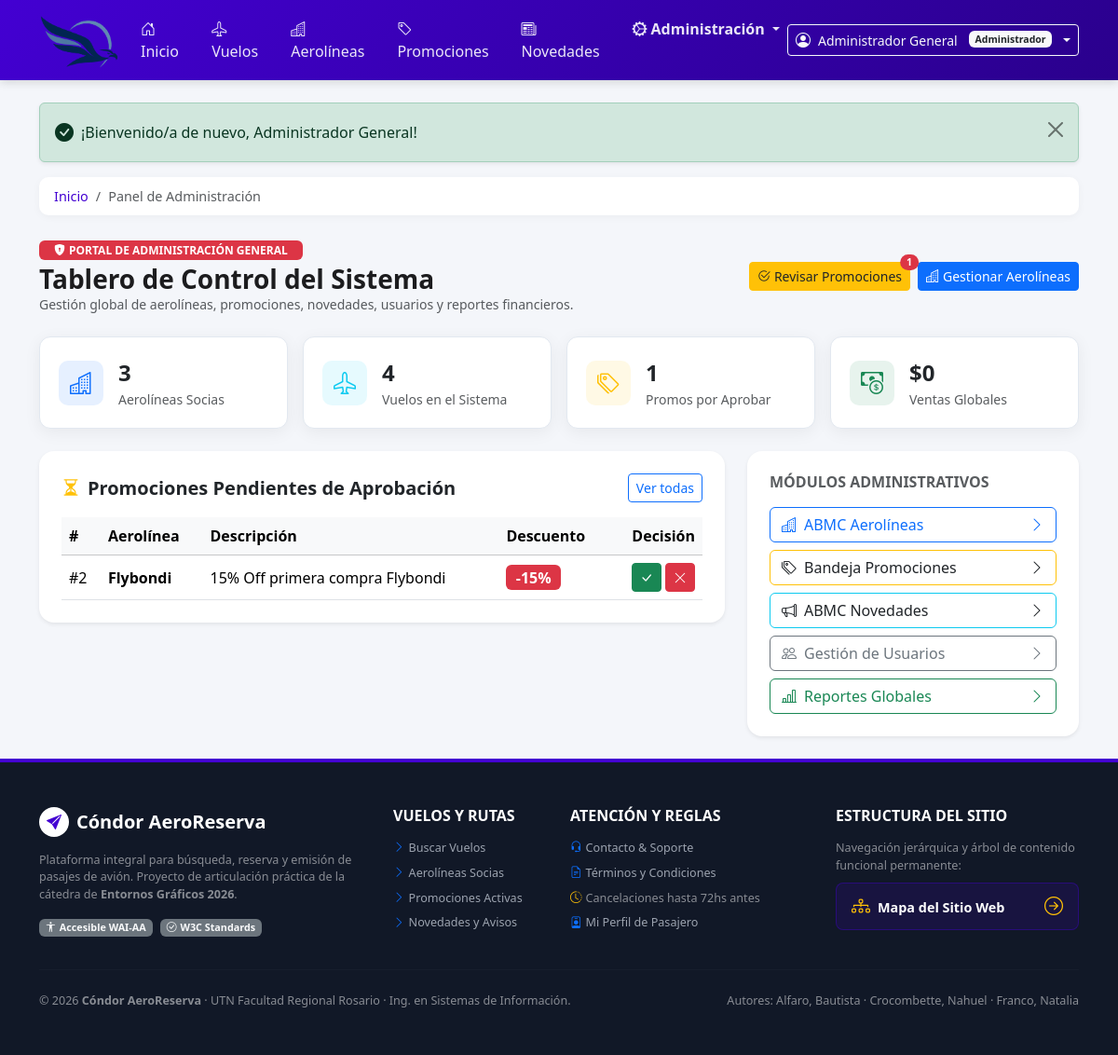
Page /index.php?pagina=admin_panel (signed in) on the committed database.
### tables this page shows
CREATE TABLE IF NOT EXISTS aerolineas (
    codAerolinea INT AUTO_INCREMENT PRIMARY KEY,
    nombreAerolinea VARCHAR(100) NOT NULL,
    codigoIATA VARCHAR(3) NOT NULL UNIQUE,
    descripcionAerolinea VARCHAR(200) DEFAULT NULL,
    codPais VARCHAR(3) NOT NULL,
    codUsuarioCeo INT DEFAULT NULL,
    CONSTRAINT fk_aerolinea_ceo FOREIGN KEY (codUsuarioCeo) REFERENCES usuarios(codUsuario) ON DELETE SET NULL
);

CREATE TABLE IF NOT EXISTS promociones (
    codPromocion INT AUTO_INCREMENT PRIMARY KEY,
    descripcionPromocion VARCHAR(200) NOT NULL,
    descuentoPromocion DECIMAL(5,2) NOT NULL,  
    codAerolinea INT NOT NULL,
    estadoPromocion ENUM('pendiente', 'aprobada', 'denegada') NOT NULL DEFAULT 'pendiente',
    fechaInicio DATE DEFAULT NULL,
    fechaFin DATE DEFAULT NULL,
    CONSTRAINT fk_promocion_aerolinea FOREIGN KEY (codAerolinea) REFERENCES aerolineas(codAerolinea) ON DELETE CASCADE
);

### public/index.php (called while the page is built, shortened)
<?php
require_once __DIR__ . '/../app/helpers/datos.php';
$pagina = $_GET['pagina'] ?? 'inicio';
$vistasDisponibles = [
    'inicio'             => __DIR__ . '/../app/views/inicio.php',
    'vuelos'             => __DIR__ . '/../app/views/vuelos.php',
    'vuelo_detalle'      => __DIR__ . '/../app/views/vuelo_detalle.php',
    'reservar'           => __DIR__ . '/../app/views/reservar.php',
    'reservas'           => __DIR__ . '/../app/views/reservas.php',
    'reserva_detalle'    => __DIR__ . '/../app/views/reserva_detalle.php',
    'historial'          => __DIR__ . '/../app/views/historial.php',
    'aerolineas'         => __DIR__ . '/../app/views/aerolineas.php',
    'aerolinea_detalle'  => __DIR__ . '/../app/views/aerolinea_detalle.php',
    'promociones'        => __DIR__ . '/../app/views/promociones.php',
    'novedades'          => __DIR__ . '/../app/views/novedades.php',
    'mapa_sitio'         => __DIR__ . '/../app/views/mapa_sitio.php',
    'mapa'               => __DIR__ . '/../app/views/mapa_sitio.php',
    '404'                => __DIR__ . '/../app/views/404.php',
    'contacto'           => __DIR__ . '/../app/views/contacto.php',
    'terminos'           => __DIR__ . '/../app/views/terminos.php',
    'login'              => __DIR__ . '/../app/views/login.php',
    'registro'           => __DIR__ . '/../app/views/registro.php',
    'recuperar_clave'    => __DIR__ . '/../app/views/recuperar_clave.php',
    'perfil'             => __DIR__ . '/../app/views/perfil.php',
    'ceo_panel'          => __DIR__ . '/../app/views/ceo/panel.php',
    'ceo_vuelos'         => __DIR__ . '/../app/views/ceo/vuelos.php',
    'ceo_promociones'    => __DIR__ . '/../app/views/ceo/promociones.php',
    'ceo_reportes'       => __DIR__ . '/../app/views/ceo/reportes.php',
    'admin_panel'        => __DIR__ . '/../app/views/admin/panel.php',
    'admin_aerolineas'   => __DIR__ . '/../app/views/admin/aerolineas.php',
    'admin_promociones'  => __DIR__ . '/../app/views/admin/promociones.php',
    'admin_novedades'    => __DIR__ . '/../app/views/admin/novedades.php',
    'admin_usuarios'     => __DIR__ . '/../app/views/admin/usuarios.php',
    'admin_reportes'     => __DIR__ . '/../app/views/admin/reportes.php',
];
if (!array_key_exists($pagina, $vistasDisponibles)) {
    http_response_code(404);
    $vistaArchivo = $vistasDisponibles['404'];
} else {
    $vistaArchivo = $vistasDisponibles[$pagina];
}
require __DIR__ . '/../app/views/layouts/header.php';
require $vistaArchivo;
require __DIR__ . '/../app/views/layouts/footer.php';

### app/helpers/datos.php (called while the page is built, shortened)
<?php
function obtenerAerolineas(): array
{
    try {
        $db = Database::getConnection();
        $sql = "SELECT a.*, u.nombreUsuario AS nombreCeo, u.emailUsuario AS emailCeo,
                       (SELECT COUNT(*) FROM vuelos v WHERE v.codAerolinea = a.codAerolinea) AS totalVuelos,
                       (SELECT MIN(precioVuelo) FROM vuelos v WHERE v.codAerolinea = a.codAerolinea) AS precioMinimo
                FROM aerolineas a
                LEFT JOIN usuarios u ON a.codUsuarioCeo = u.codUsuario
                ORDER BY a.nombreAerolinea ASC";
        return $db->query($sql)->fetchAll();
    } catch (Throwable $e) {
        error_log("Error al obtener aerolíneas: " . $e->getMessage());
        return [];
    }
}
function obtenerTodasPromociones(): array
{
    try {
        $db = Database::getConnection();
        $sql = "SELECT p.*, a.nombreAerolinea, a.codigoIATA
                FROM promociones p
                INNER JOIN aerolineas a ON p.codAerolinea = a.codAerolinea
                ORDER BY p.codPromocion DESC";
        return $db->query($sql)->fetchAll();
    } catch (Throwable $e) {
        error_log("Error al obtener todas las promociones: " . $e->getMessage());
        return [];
    }
}
function obtenerMetricasAdmin(): array
{
    try {
        $db = Database::getConnection();
        $totalAerolineas = (int) $db->query("SELECT COUNT(*) FROM aerolineas")->fetchColumn();
        $totalVuelos = (int) $db->query("SELECT COUNT(*) FROM vuelos")->fetchColumn();
        $totalUsuarios = (int) $db->query("SELECT COUNT(*) FROM usuarios")->fetchColumn();
        $promosPendientes = (int) $db->query("SELECT COUNT(*) FROM promociones WHERE estadoPromocion = 'pendiente'")->fetchColumn();
        $ventas = $db->query("SELECT COUNT(*) AS cant, COALESCE(SUM(precioFinal), 0) AS total FROM reservas WHERE estadoReserva = 'confirmada'")->fetch();
        return [
            'totalAerolineas'   => $totalAerolineas,
            'totalVuelos'       => $totalVuelos,
            'totalUsuarios'     => $totalUsuarios,
            'promosPendientes'  => $promosPendientes,
            'ventasConfirmadas' => (int) ($ventas['cant'] ?? 0),
            'totalRecaudado'    => (float) ($ventas['total'] ?? 0),
        ];
    } catch (Throwable $e) {
        error_log("Error al obtener métricas Admin: " . $e->getMessage());
        return [
            'totalAerolineas'   => 0,
            'totalVuelos'       => 0,
            'totalUsuarios'     => 0,
            'promosPendientes'  => 0,
            'ventasConfirmadas' => 0,
            'totalRecaudado'    => 0.0,
        ];
    }
}

### app/views/admin/panel.php (the view, shortened to what this page needs)
<?php
require_once __DIR__ . '/../../helpers/datos.php';
$metricas = obtenerMetricasAdmin();
$promociones = obtenerTodasPromociones();
$promosPendientes = array_filter($promociones, fn($p) => $p['estadoPromocion'] === 'pendiente');
$aerolineas = obtenerAerolineas();
?>
<nav class="breadcrumb-condor" aria-label="Ruta de navegación">
    <ol class="breadcrumb mb-0">
        <li class="breadcrumb-item"><a href="index.php">Inicio</a></li>
        <li class="breadcrumb-item active" aria-current="page">Panel de Administración</li>
    </ol>
</nav>
<div class="d-flex flex-column flex-md-row justify-content-between align-items-md-center gap-2 mb-4">
    <div>
        <span class="badge bg-danger text-uppercase px-3 py-1 mb-1">
            <i class="bi bi-shield-lock-fill me-1"></i>Portal de Administración General
        </span>
        <h1 class="h3 fw-bold mb-0">Tablero de Control del Sistema</h1>
        <p class="text-muted small mb-0">Gestión global de aerolíneas, promociones, novedades, usuarios y reportes financieros.</p>
    </div>
    <div class="d-flex gap-2">
        <a href="index.php?pagina=admin_promociones" class="btn btn-warning btn-sm text-dark position-relative">
            <i class="bi bi-check2-circle me-1"></i>Revisar Promociones
            <?php if ($metricas['promosPendientes'] > 0): ?>
                <span class="position-absolute top-0 start-100 translate-middle badge rounded-pill bg-danger">
                    <?= $metricas['promosPendientes'] ?>
                </span>
            <?php endif; ?>
        </a>
        <a href="index.php?pagina=admin_aerolineas" class="btn btn-primary btn-sm">
            <i class="bi bi-buildings me-1"></i>Gestionar Aerolíneas
        </a>
    </div>
</div>
<div class="row g-3 mb-4">
    <div class="col-sm-6 col-lg-3">
        <div class="panel-kpi-card">
            <div class="panel-kpi-icon bg-primary bg-opacity-10 text-primary">
                <i class="bi bi-buildings"></i>
            </div>
            <div>
                <div class="fs-4 fw-bold text-dark"><?= $metricas['totalAerolineas'] ?></div>
                <div class="small text-muted">Aerolíneas Socias</div>
            </div>
        </div>
    </div>
    <div class="col-sm-6 col-lg-3">
        <div class="panel-kpi-card">
            <div class="panel-kpi-icon bg-info bg-opacity-10 text-info">
                <i class="bi bi-airplane"></i>
            </div>
            <div>
                <div class="fs-4 fw-bold text-dark"><?= $metricas['totalVuelos'] ?></div>
                <div class="small text-muted">Vuelos en el Sistema</div>
            </div>
        </div>
    </div>
    <div class="col-sm-6 col-lg-3">
        <div class="panel-kpi-card">
            <div class="panel-kpi-icon bg-warning bg-opacity-10 text-warning">
                <i class="bi bi-tags"></i>
            </div>
            <div>
                <div class="fs-4 fw-bold text-dark"><?= $metricas['promosPendientes'] ?></div>
                <div class="small text-muted">Promos por Aprobar</div>
            </div>
        </div>
    </div>
    <div class="col-sm-6 col-lg-3">
        <div class="panel-kpi-card">
            <div class="panel-kpi-icon bg-success bg-opacity-10 text-success">
                <i class="bi bi-cash-coin"></i>
            </div>
            <div>
                <div class="fs-4 fw-bold text-dark">$<?= number_format((float)$metricas['totalRecaudado'], 0, ',', '.') ?></div>
                <div class="small text-muted">Ventas Globales</div>
            </div>
        </div>
    </div>
</div>
<div class="row g-4">
    <div class="col-lg-8">
        <div class="card shadow-sm border-0 rounded-4 p-4 bg-white mb-4">
            <div class="d-flex justify-content-between align-items-center mb-3">
                <h2 class="h5 fw-bold mb-0">
                    <i class="bi bi-hourglass-split text-warning me-2"></i>Promociones Pendientes de Aprobación
                </h2>
                <a href="index.php?pagina=admin_promociones" class="btn btn-outline-primary btn-sm">Ver todas</a>
            </div>
            <?php if (!empty($promosPendientes)): ?>
                <div class="table-responsive">
                    <table class="table table-hover align-middle mb-0">
                        <thead class="table-light">
                            <tr>
                                <th scope="col">#</th>
                                <th scope="col">Aerolínea</th>
                                <th scope="col">Descripción</th>
                                <th scope="col">Descuento</th>
                                <th scope="col" class="text-end">Decisión</th>
                            </tr>
                        </thead>
                        <tbody>
                            <?php foreach ($promosPendientes as $p): ?>
                                <tr>
                                    <td>#<?= $p['codPromocion'] ?></td>
                                    <td><strong><?= htmlspecialchars($p['nombreAerolinea']) ?></strong></td>
                                    <td><?= htmlspecialchars($p['descripcionPromocion']) ?></td>
                                    <td><span class="badge bg-danger fs-6">-<?= (int)$p['descuentoPromocion'] ?>%</span></td>
                                    <td class="text-end">
                                        <form method="post" action="index.php" class="d-inline">
                                            <button type="submit" class="btn btn-sm btn-success" title="Aprobar"><i class="bi bi-check-lg"></i></button>
                                        </form>
                                        <form method="post" action="index.php" class="d-inline">
                                            <button type="submit" class="btn btn-sm btn-danger" title="Denegar"><i class="bi bi-x-lg"></i></button>
                                        </form>
                                    </td>
                                </tr>
                            <?php endforeach; ?>
                        </tbody>
                    </table>
                </div>
            <?php endif; ?>
        </div>
    </div>
    <div class="col-lg-4">
        <div class="card shadow-sm border-0 rounded-4 p-4 bg-white">
            <h2 class="h6 fw-bold mb-3 text-uppercase text-muted">Módulos Administrativos</h2>
            <div class="d-grid gap-2">
                <a href="index.php?pagina=admin_aerolineas" class="btn btn-outline-primary text-start d-flex justify-content-between align-items-center">
                    <span><i class="bi bi-buildings me-2"></i>ABMC Aerolíneas</span>
                    <i class="bi bi-chevron-right"></i>
                </a>
                <a href="index.php?pagina=admin_promociones" class="btn btn-outline-warning text-dark text-start d-flex justify-content-between align-items-center">
                    <span><i class="bi bi-tags me-2"></i>Bandeja Promociones</span>
                    <i class="bi bi-chevron-right"></i>
                </a>
                <a href="index.php?pagina=admin_novedades" class="btn btn-outline-info text-dark text-start d-flex justify-content-between align-items-center">
                    <span><i class="bi bi-megaphone me-2"></i>ABMC Novedades</span>
                    <i class="bi bi-chevron-right"></i>
                </a>
                <a href="index.php?pagina=admin_usuarios" class="btn btn-outline-secondary text-start d-flex justify-content-between align-items-center">
                    <span><i class="bi bi-people me-2"></i>Gestión de Usuarios</span>
                    <i class="bi bi-chevron-right"></i>
                </a>
                <a href="index.php?pagina=admin_reportes" class="btn btn-outline-success text-start d-flex justify-content-between align-items-center">
                    <span><i class="bi bi-bar-chart-line me-2"></i>Reportes Globales</span>
                    <i class="bi bi-chevron-right"></i>
                </a>
            </div>
        </div>
    </div>
</div>

### public/assets/css/estilos.css (style rules this page uses)
:root { --color-primario: #4300d2; --color-primario-oscuro: #2a008c; --color-acento: #fa503f; --color-acento-hover: #e03827; --color-fondo: #f4f6fa; --color-texto: #1c1c1e; --color-texto-muted: #6c757d; --borde-suave: #e2e8f0; --sombra-card: 0 4px 18px rgba(0, 0, 0, 0.06); --sombra-hover: 0 8px 26px rgba(67, 0, 210, 0.12); }
body { background-color: var(--color-fondo); color: var(--color-texto); font-family: system-ui, "Segoe UI", Roboto, "Helvetica Neue", Arial, sans-serif; min-height: 100vh; display: flex; flex-direction: column; }
.breadcrumb-condor { background: #fff; padding: 0.6rem 1rem; border-radius: 10px; box-shadow: 0 2px 8px rgba(0,0,0,0.04); font-size: 0.9rem; margin-bottom: 1.5rem; }
.breadcrumb-condor a { color: var(--color-primario); text-decoration: none; font-weight: 500; }
.panel-kpi-card { border-radius: 12px; border: 1px solid var(--borde-suave); background: #fff; box-shadow: var(--sombra-card); padding: 1.25rem; display: flex; align-items: center; gap: 1rem; }
.panel-kpi-icon { width: 48px; height: 48px; border-radius: 10px; display: flex; align-items: center; justify-content: center; font-size: 1.5rem; }

### rows in the picture
aerolineas: codAerolinea "3"
promociones: codPromocion "2", codAerolinea.nombreAerolinea "Flybondi", descripcionPromocion "15% Off primera compra Flybondi", descuentoPromocion "15"

### other values in the picture
$usuario['nombre'] "Administrador General"
$usuario['rol'] "Administrador"
$_SESSION['mensaje'] "¡Bienvenido/a de nuevo, Administrador General!"
$metricas['promosPendientes'] "1"
$metricas['totalVuelos'] "4"
$metricas['totalRecaudado'] "0"
